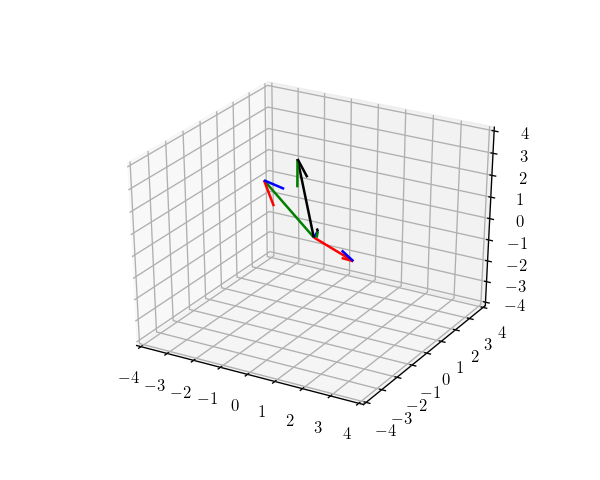

Write the Python code that produced this figure.
# generate data
import os
import numpy as np
import matplotlib.pyplot as plt
from matplotlib import rcParams
from mpl_toolkits.mplot3d import axes3d

rcParams['text.usetex'] = True
rcParams['text.latex.preamble'] = r'\usepackage{amsmath}'

def axesCross(ax):
    ax.spines["top"].set_color("none")
    ax.spines["bottom"].set_position("zero")
    ax.spines["left"].set_position("zero")
    ax.spines["right"].set_color("none")

def set_limit(ax, limit):
    ax.set_xlim(-limit, limit)
    ax.set_ylim(-limit, limit)
    ax.set_zlim(-limit, limit)

fig = plt.figure(figsize=(5, 4), dpi=120)
ax  = fig.add_subplot(1, 1, 1, projection='3d')

limit = 4
set_limit(ax, limit)

#2x - y = 0
a = np.array([[2, -1, 0]])

#-x + 2y - z = -1
b = np.array([[-1, 2, -1]])

#-3y + 4z = 4
c = np.array([[0, -3, 4]])

# constant
d = np.array([[0, -1, 4]])

v = np.append(a, b, axis=0)
v = np.append(v, c, axis=0)
v = np.append(v, d, axis=0)
vectors = v.T
orig = np.zeros(4)

clr = ['r', 'b', 'g', 'k']
ax.quiver(orig, orig, orig, vectors[0], vectors[1], vectors[2], color=clr, arrowprops=dict(arrowstyle='->', color=clr))

fig.savefig(os.path.basename(__file__).replace(".py", "")+".png", format='png')
plt.show()
